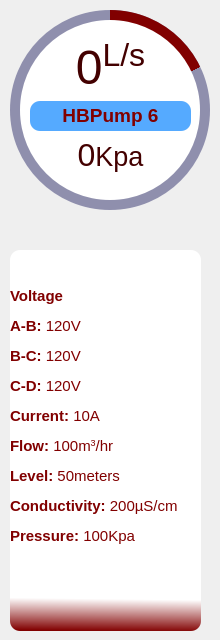
            <widget class="QFrame" name="cirProgBar_3">
             <property name="minimumSize">
              <size>
               <width>220</width>
               <height>220</height>
              </size>
             </property>
             <property name="frameShape">
              <enum>QFrame::NoFrame</enum>
             </property>
             <property name="frameShadow">
              <enum>QFrame::Raised</enum>
             </property>
             <widget class="QFrame" name="cirProg6">
              <property name="geometry">
               <rect>
                <x>10</x>
                <y>10</y>
                <width>200</width>
                <height>200</height>
               </rect>
              </property>
              <property name="styleSheet">
               <string notr="true">QFrame{
border-radius: 100px;
background-color: qconicalgradient(cx:0.5, cy:0.5, angle:90, stop:0.819892 rgba(0, 0, 8, 0), stop:0.820892 rgba(129, 0, 0, 255));
}</string>
              </property>
              <property name="frameShape">
               <enum>QFrame::NoFrame</enum>
              </property>
              <property name="frameShadow">
               <enum>QFrame::Raised</enum>
              </property>
             </widget>
             <widget class="QFrame" name="frame_8">
              <property name="geometry">
               <rect>
                <x>10</x>
                <y>10</y>
                <width>200</width>
                <height>200</height>
               </rect>
              </property>
              <property name="sizePolicy">
               <sizepolicy hsizetype="Preferred" vsizetype="Preferred">
                <horstretch>200</horstretch>
                <verstretch>200</verstretch>
               </sizepolicy>
              </property>
              <property name="minimumSize">
               <size>
                <width>200</width>
                <height>200</height>
               </size>
              </property>
              <property name="styleSheet">
               <string notr="true">QFrame{
border-radius: 100px;
background-color: rgba(77, 77, 127, 150);
}</string>
              </property>
              <property name="frameShape">
               <enum>QFrame::NoFrame</enum>
              </property>
              <property name="frameShadow">
               <enum>QFrame::Raised</enum>
              </property>
             </widget>
             <widget class="QFrame" name="frame_9">
              <property name="geometry">
               <rect>
                <x>20</x>
                <y>20</y>
                <width>180</width>
                <height>180</height>
               </rect>
              </property>
              <property name="styleSheet">
               <string notr="true">QFrame{
border-radius: 90;
	background-color: rgb(255, 255, 255);
}</string>
              </property>
              <property name="frameShape">
               <enum>QFrame::StyledPanel</enum>
              </property>
              <property name="frameShadow">
               <enum>QFrame::Raised</enum>
              </property>
              <widget class="QWidget" name="layoutWidget_3">
               <property name="geometry">
                <rect>
                 <x>10</x>
                 <y>20</y>
                 <width>161</width>
                 <height>134</height>
                </rect>
               </property>
               <layout class="QGridLayout" name="gridLayout_4">
                <item row="3" column="0">
                 <widget class="QLabel" name="progValue12">
                  <property name="font">
                   <font>
                    <pointsize>36</pointsize>
                   </font>
                  </property>
                  <property name="styleSheet">
                   <string notr="true">color: rgb(129, 0, 0);
background-color: rgba(0, 0, 0, 0);</string>
                  </property>
                  <property name="text">
                   <string>&lt;p&gt;&lt;span style=&quot; font-size:24pt; color:#430000;&quot;&gt;0&lt;/span&gt;&lt;span style=&quot; font-size:20pt; color:#430000;&quot;&gt;Kpa&lt;/span&gt;&lt;/p&gt;</string>
                  </property>
                  <property name="alignment">
                   <set>Qt::AlignCenter</set>
                  </property>
                 </widget>
                </item>
                <item row="1" column="0">
                 <widget class="QLabel" name="name_3">
                  <property name="font">
                   <font>
                    <pointsize>12</pointsize>
                    <weight>75</weight>
                    <bold>true</bold>
                   </font>
                  </property>
                  <property name="styleSheet">
                   <string notr="true">color: rgb(129, 0, 0);
background-color: rgb(85, 170, 255);
border-radius: 10px</string>
                  </property>
                  <property name="text">
                   <string>&lt;html&gt;&lt;head/&gt;&lt;body&gt;&lt;p&gt;&lt;span style=&quot; font-size:14pt;&quot;&gt;HBPump 6&lt;/span&gt;&lt;/p&gt;&lt;/body&gt;&lt;/html&gt;</string>
                  </property>
                  <property name="alignment">
                   <set>Qt::AlignCenter</set>
                  </property>
                 </widget>
                </item>
                <item row="0" column="0">
                 <widget class="QLabel" name="progValue11">
                  <property name="font">
                   <font>
                    <pointsize>36</pointsize>
                   </font>
                  </property>
                  <property name="styleSheet">
                   <string notr="true">color: rgb(129, 0, 0);
background-color: rgba(0, 0, 0, 0);</string>
                  </property>
                  <property name="text">
                   <string>&lt;p&gt;&lt;span style=&quot; color:#430000;&quot;&gt;0&lt;/span&gt;&lt;span style=&quot; color:#430000; vertical-align:super;&quot;&gt;L/s&lt;/span&gt;&lt;/p&gt;</string>
                  </property>
                  <property name="alignment">
                   <set>Qt::AlignCenter</set>
                  </property>
                 </widget>
                </item>
               </layout>
              </widget>
             </widget>
             <widget class="QLabel" name="progressTable_6">
              <property name="geometry">
               <rect>
                <x>10</x>
                <y>250</y>
                <width>191</width>
                <height>381</height>
               </rect>
              </property>
              <property name="font">
               <font>
                <pointsize>12</pointsize>
                <weight>75</weight>
                <bold>true</bold>
               </font>
              </property>
              <property name="styleSheet">
               <string notr="true">color: rgb(129, 0, 0);
background-color: qlineargradient(spread:pad, x1:0.426455, y1:1, x2:0.427, y2:0.915045, stop:0 rgba(129, 0, 0, 255), stop:1 rgba(255, 255, 255, 255));
border-radius: 10px</string>
              </property>
              <property name="text">
               <string>&lt;html&gt;&lt;head/&gt;&lt;body&gt;&lt;p&gt;&lt;span style=&quot; font-size:11pt;&quot;&gt;Voltage&lt;/span&gt;&lt;/p&gt;&lt;p&gt;&lt;span style=&quot; font-size:11pt;&quot;&gt;A-B: &lt;/span&gt;&lt;span style=&quot; font-size:11pt; font-weight:400;&quot;&gt;120V&lt;/span&gt;&lt;/p&gt;&lt;p&gt;&lt;span style=&quot; font-size:11pt;&quot;&gt;B-C: &lt;/span&gt;&lt;span style=&quot; font-size:11pt; font-weight:400;&quot;&gt;120V&lt;/span&gt;&lt;/p&gt;&lt;p&gt;&lt;span style=&quot; font-size:11pt;&quot;&gt;C-D: &lt;/span&gt;&lt;span style=&quot; font-size:11pt; font-weight:400;&quot;&gt;120V&lt;/span&gt;&lt;/p&gt;&lt;p&gt;&lt;span style=&quot; font-size:11pt;&quot;&gt;Current: &lt;/span&gt;&lt;span style=&quot; font-size:11pt; font-weight:400;&quot;&gt;10A&lt;/span&gt;&lt;/p&gt;&lt;p&gt;&lt;span style=&quot; font-size:11pt;&quot;&gt;Flow: &lt;/span&gt;&lt;span style=&quot; font-size:11pt; font-weight:400;&quot;&gt;100m&lt;/span&gt;&lt;span style=&quot; font-size:11pt; font-weight:400; vertical-align:super;&quot;&gt;3&lt;/span&gt;&lt;span style=&quot; font-size:11pt; font-weight:400;&quot;&gt;/hr&lt;/span&gt;&lt;/p&gt;&lt;p&gt;&lt;span style=&quot; font-size:11pt;&quot;&gt;Level: &lt;/span&gt;&lt;span style=&quot; font-size:11pt; font-weight:400;&quot;&gt;50meters&lt;/span&gt;&lt;/p&gt;&lt;p&gt;&lt;span style=&quot; font-size:11pt;&quot;&gt;Conductivity: &lt;/span&gt;&lt;span style=&quot; font-size:11pt; font-weight:400;&quot;&gt;200µS/cm&lt;/span&gt;&lt;/p&gt;&lt;p&gt;&lt;span style=&quot; font-size:11pt;&quot;&gt;Pressure: &lt;/span&gt;&lt;span style=&quot; font-size:11pt; font-weight:400;&quot;&gt;100Kpa&lt;/span&gt;&lt;/p&gt;&lt;p&gt;&lt;br/&gt;&lt;/p&gt;&lt;/body&gt;&lt;/html&gt;</string>
              </property>
              <property name="alignment">
               <set>Qt::AlignLeading|Qt::AlignLeft|Qt::AlignVCenter</set>
              </property>
              <property name="margin">
               <number>10</number>
              </property>
             </widget>
             <zorder>frame_8</zorder>
             <zorder>cirProg6</zorder>
             <zorder>frame_9</zorder>
             <zorder>progressTable_6</zorder>
            </widget>
